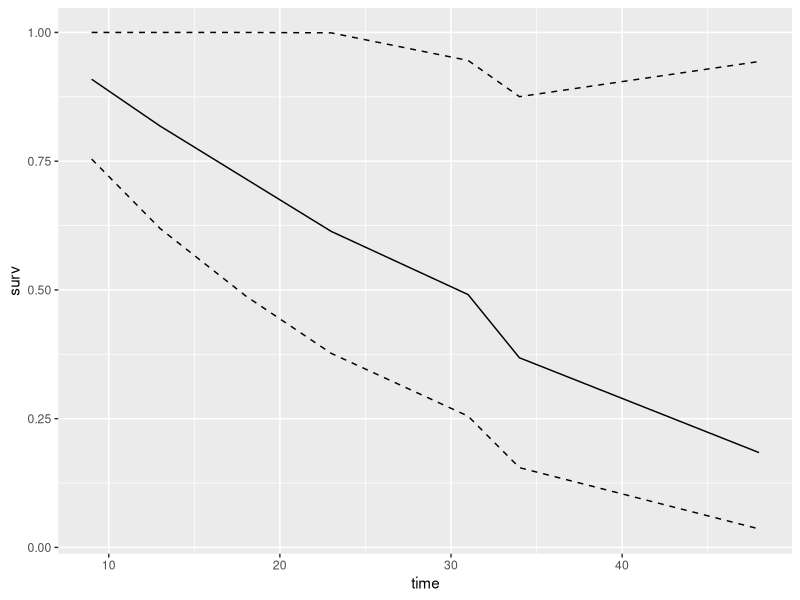

Reproduce this figure in R.
library(survival)
library(ggplot2)
data(aml)
head(aml) # looks like status 0 is alive and 1 is died. Data is right-censored. 

length(aml$time)

Surv(aml$time, aml$status)

# kaplan-meier ####
fit1 <- survfit(Surv(aml$time[1:11], aml$status[1:11])~1)
summary(fit1)
str(summary(fit1))
# Extract data into dataframe for plotting. 
summfit1 <- as.data.frame(cbind(summary(fit1)$time, summary(fit1)$surv, 
                          summary(fit1)$upper,summary(fit1)$lower))
names(summfit1) <- c("time","surv","upper","lower")
head(summfit1)
# Make attractive plot
p <- ggplot(summfit1,aes(x=time, y=surv)) + geom_line() 
p <- p + geom_line(aes(y=lower), linetype=2) + geom_line(aes(y=upper), linetype=2)
p